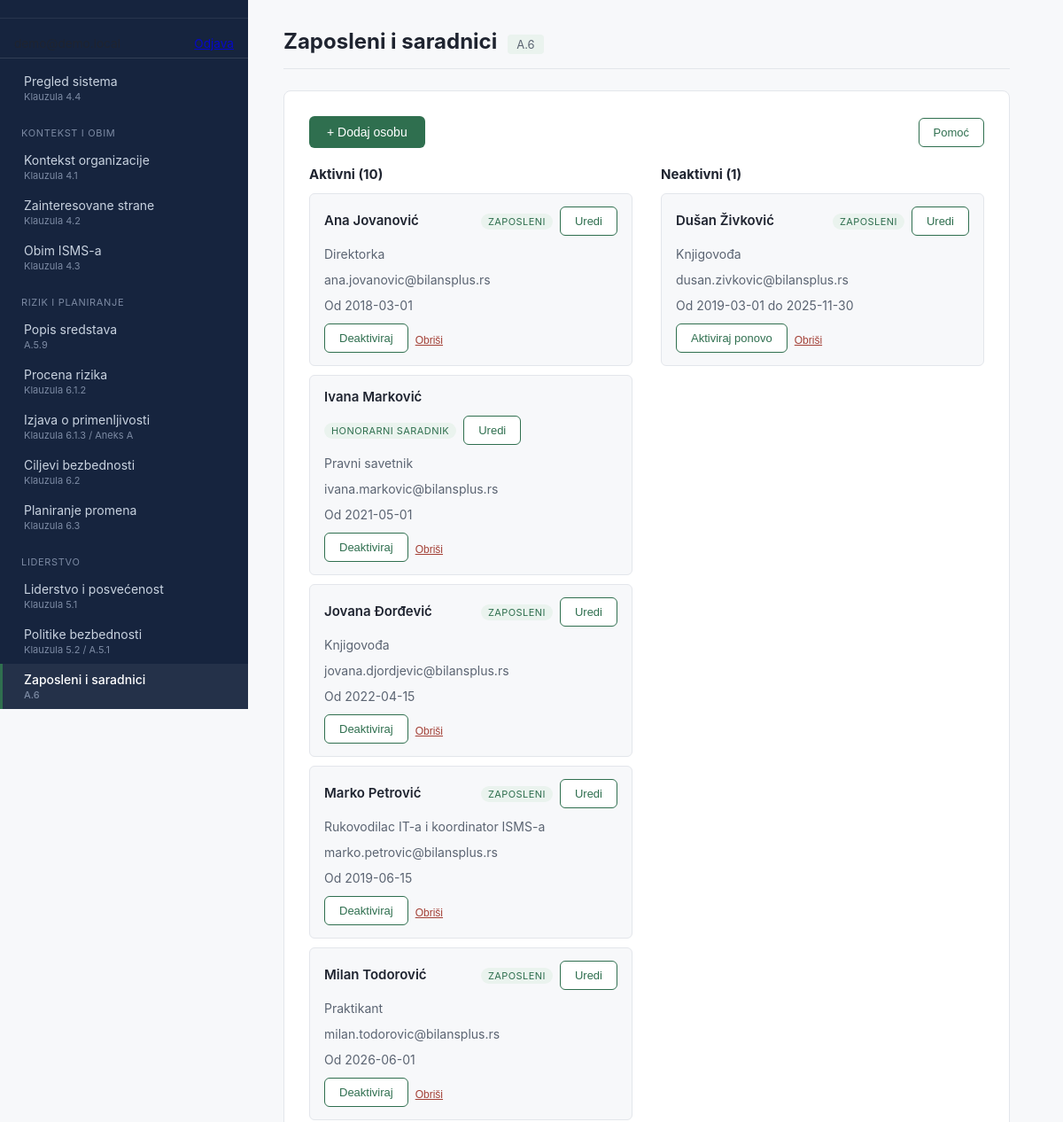
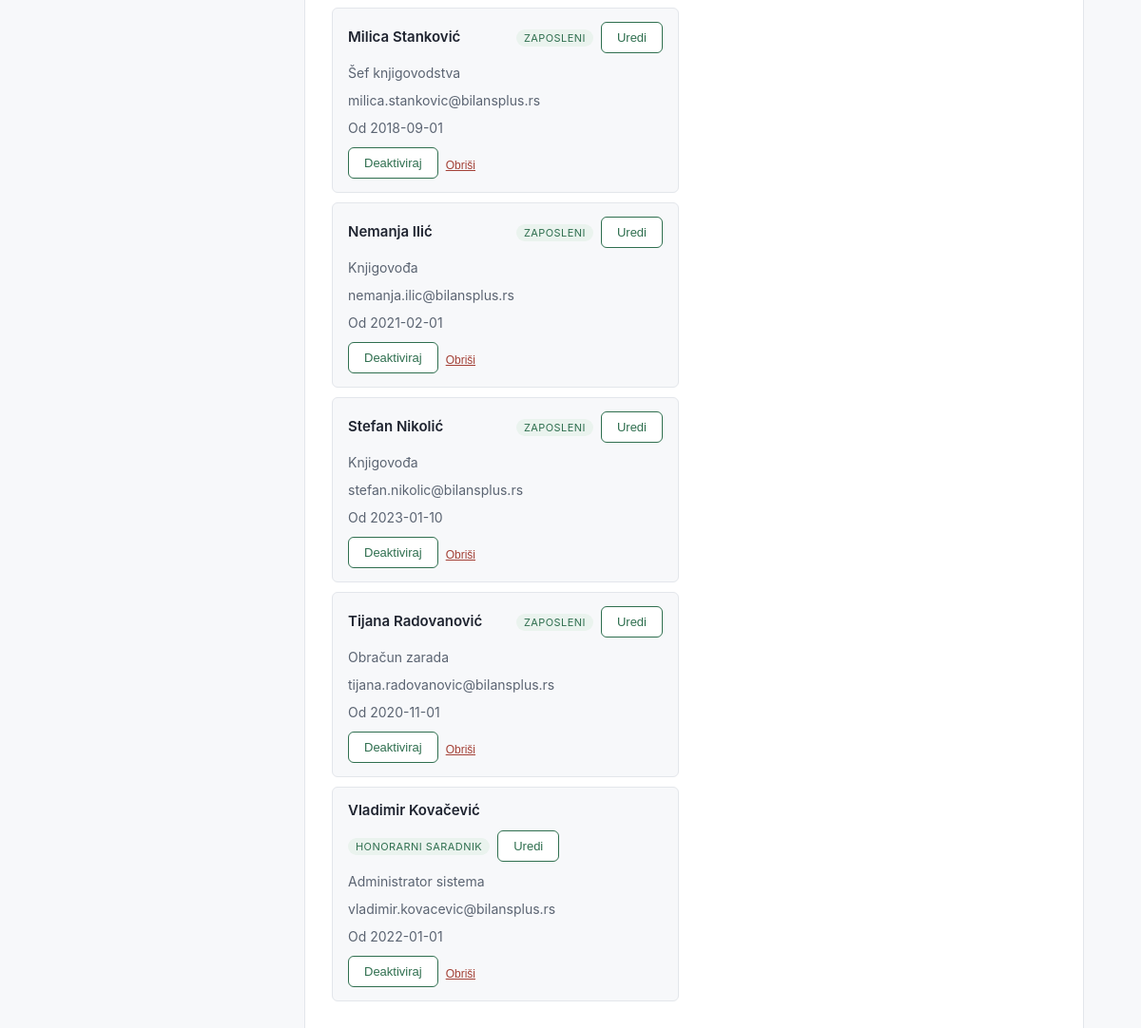
Page /?page=zaposleni (signed in) on the committed database (2 pictures, top to bottom).
### tables this page shows
CREATE TABLE personnel (
    id                  BIGINT UNSIGNED AUTO_INCREMENT PRIMARY KEY,
    organization_id     BIGINT UNSIGNED NOT NULL,
    full_name           VARCHAR(255) NOT NULL,
    email               VARCHAR(255) NULL,
    employment_type     ENUM('zaposleni','honorarni_saradnik','spoljni_dobavljac','ostalo') NOT NULL DEFAULT 'zaposleni',
    job_title           VARCHAR(255) NULL,
    start_date          DATE NULL,
    end_date            DATE NULL COMMENT 'A.6.5 - koristi se i za merenje vremena ukidanja pristupa (9.1)',
    is_active           BOOLEAN NOT NULL DEFAULT TRUE,
    created_at          TIMESTAMP NOT NULL DEFAULT CURRENT_TIMESTAMP,
    updated_at          TIMESTAMP NOT NULL DEFAULT CURRENT_TIMESTAMP ON UPDATE CURRENT_TIMESTAMP,
    FOREIGN KEY (organization_id) REFERENCES organizations(id) ON DELETE CASCADE,
    INDEX idx_personnel_org (organization_id)
);

### src/includes/person-card.php (the view, shortened to what this page needs)
<?php
$employmentTypeLabels = [
    'zaposleni'          => 'Zaposleni',
    'honorarni_saradnik' => 'Honorarni saradnik',
    'spoljni_dobavljac'  => 'Spoljni dobavljač',
    'ostalo'             => 'Ostalo',
];
?>
<div class="factor-card">
    <div class="card-header-row">
        <span class="card-title"><?= htmlspecialchars($person['full_name']) ?></span>
        <div class="button-group">
            <span class="factor-category">
                <?= htmlspecialchars($employmentTypeLabels[$person['employment_type']] ?? $person['employment_type']) ?>
            </span>
            <button type="button" class="btn-secondary"
                onclick='openEditPersonModal(<?= json_encode([
                    "id"              => (int) $person["id"],
                    "full_name"       => $person["full_name"],
                    "employment_type" => $person["employment_type"],
                    "job_title"       => $person["job_title"] ?? "",
                    "email"           => $person["email"] ?? "",
                    "start_date"      => $person["start_date"] ?? "",
                ], JSON_HEX_APOS | JSON_HEX_QUOT | JSON_HEX_TAG | JSON_HEX_AMP) ?>)'>Uredi</button>
        </div>
    </div>
    <?php if (!empty($person['job_title'])): ?>
        <p class="item-meta"><?= htmlspecialchars($person['job_title']) ?></p>
    <?php endif; ?>
    <?php if (!empty($person['email'])): ?>
        <p class="item-meta"><?= htmlspecialchars($person['email']) ?></p>
    <?php endif; ?>
    <?php if (!empty($person['start_date']) || !empty($person['end_date'])): ?>
        <p class="item-meta">
            <?php if (!empty($person['start_date'])): ?>
                Od <?= htmlspecialchars($person['start_date']) ?>
            <?php endif; ?>
            <?php if (!empty($person['end_date'])): ?>
                do <?= htmlspecialchars($person['end_date']) ?>
            <?php endif; ?>
        </p>
    <?php endif; ?>
    <div class="card-actions">
        <?php if ($person['is_active']): ?>
            <form method="post" class="factor-delete-form" onsubmit="return confirm('Označiti kao neaktivnog? Datum prestanka će biti postavljen na danas, ako već nije unet.');">
                <button type="submit" class="btn-secondary">Deaktiviraj</button>
            </form>
        <?php else: ?>
            <form method="post" class="factor-delete-form" onsubmit="return confirm('Ponovo aktivirati ovu osobu?');">
                <button type="submit" class="btn-secondary">Aktiviraj ponovo</button>
            </form>
        <?php endif; ?>
        <form method="post" class="factor-delete-form" onsubmit="return confirm('Trajno obrisati ovu osobu? Ovo briše i sve povezane zapise koji se na nju odnose (pristupi, obuke, provere...). Za nekoga ko je otišao iz firme, bolje koristi Deaktiviraj.');">
            <button type="submit" class="btn-delete">Obriši</button>
        </form>
    </div>
</div>

### src/modules/zaposleni.php (shortened to what this page needs)
<?php
$pdo = getDbConnection();
$organizationId = ensureDefaultOrganization($pdo);
$stmt = $pdo->prepare(
    'SELECT * FROM personnel WHERE organization_id = :org_id ORDER BY full_name'
);
$stmt->execute(['org_id' => $organizationId]);
$allPersonnel = $stmt->fetchAll();
$activePersonnel   = array_filter($allPersonnel, fn(array $p): bool => (bool) $p['is_active']);
$inactivePersonnel = array_filter($allPersonnel, fn(array $p): bool => !$p['is_active']);
?>
<div class="toolbar">
    <button type="button" class="btn-primary" onclick="openAddPersonModal()">+ Dodaj osobu</button>
    <button type="button" class="btn-secondary" onclick="openHelpModal()">Pomoć</button>
</div>
<div class="factor-columns">
    <div class="factor-column">
        <h3>Aktivni (<?= count($activePersonnel) ?>)</h3>
        <?php if (empty($activePersonnel)): ?>
            <p class="empty-state">Još uvek nema unetih aktivnih osoba.</p>
        <?php else: ?>
            <?php foreach ($activePersonnel as $person): ?>
                <?php include __DIR__ . '/../includes/person-card.php'; ?>
            <?php endforeach; ?>
        <?php endif; ?>
    </div>
    <div class="factor-column">
        <h3>Neaktivni (<?= count($inactivePersonnel) ?>)</h3>
        <?php if (empty($inactivePersonnel)): ?>
            <p class="empty-state">Nema deaktiviranih osoba.</p>
        <?php else: ?>
            <?php foreach ($inactivePersonnel as $person): ?>
                <?php include __DIR__ . '/../includes/person-card.php'; ?>
            <?php endforeach; ?>
        <?php endif; ?>
    </div>
</div>

### src/assets/style.css (style rules this page uses)
:root { --color-bg: #f7f8fa; --color-surface: #ffffff; --color-sidebar: #16243e; --color-sidebar-text: #c9d3e0; --color-sidebar-text-muted: #7c8aa3; --color-accent: #2f6f4f; --color-accent-soft: #eaf3ee; --color-warning: #9a6b12; --color-warning-soft: #fbf1de; --color-danger: #a34036; --color-danger-soft: #fbeae7; --color-text: #1f2430; --color-text-muted: #5b6472; --color-border: #e3e6eb; --sidebar-width: 280px; }
* { box-sizing: border-box; }
body { margin: 0; font-family: -apple-system, BlinkMacSystemFont, "Segoe UI", Roboto, sans-serif; background: var(--color-bg); color: var(--color-text); }
.btn-primary { background: var(--color-accent); color: #ffffff; border: none; border-radius: 6px; padding: 10px 20px; font-size: 14px; font-weight: 500; cursor: pointer; }
.btn-secondary { background: var(--color-surface); color: var(--color-accent); border: 1px solid var(--color-accent); border-radius: 6px; padding: 8px 16px; font-size: 13px; font-weight: 500; cursor: pointer; }
.btn-delete { background: none; border: none; color: #a34036; font-size: 12px; cursor: pointer; padding: 0; text-decoration: underline; }
.factor-columns { display: grid; grid-template-columns: 1fr 1fr; gap: 32px; }
.factor-column h3 { font-size: 15px; margin: 0 0 12px; }
.factor-card { background: var(--color-bg); border: 1px solid var(--color-border); border-radius: 6px; padding: 14px 16px; margin-bottom: 10px; }
.factor-card p { margin: 6px 0 8px; font-size: 14px; line-height: 1.5; }
.factor-category { display: inline-block; font-size: 11px; text-transform: uppercase; letter-spacing: 0.04em; color: var(--color-accent); background: var(--color-accent-soft); padding: 2px 8px; border-radius: 999px; }
.factor-delete-form { margin: 0; }
.card-header-row { display: flex; align-items: baseline; justify-content: space-between; flex-wrap: wrap; gap: 12px; margin-bottom: 10px; }
.card-title { font-size: 15px; font-weight: 600; }
.card-actions { display: flex; align-items: center; gap: 8px; flex-wrap: wrap; margin-top: 10px; }
.item-meta { font-size: 12px; color: var(--color-text-muted); }
.button-group { display: flex; align-items: center; gap: 8px; }
.toolbar { display: flex; align-items: center; justify-content: space-between; gap: 8px; flex-wrap: wrap; margin-bottom: 20px; }

### rows in the picture
personnel: full_name "Ana Jovanović", employment_type "ZAPOSLENI", job_title "Direktorka", email "ana.jovanovic@bilansplus.rs", start_date "2018-03-01"
personnel: full_name "Ivana Marković", employment_type "HONORARNI SARADNIK", job_title "Pravni savetnik", email "ivana.markovic@bilansplus.rs", start_date "2021-05-01"
personnel: full_name "Jovana Đorđević", employment_type "ZAPOSLENI", job_title "Knjigovođa", email "jovana.djordjevic@bilansplus.rs", start_date "2022-04-15"
personnel: full_name "Marko Petrović", employment_type "ZAPOSLENI", job_title "Rukovodilac IT-a i koordinator ISMS-a", email "marko.petrovic@bilansplus.rs", start_date "2019-06-15"
personnel: full_name "Milan Todorović", employment_type "ZAPOSLENI", job_title "Praktikant", email "milan.todorovic@bilansplus.rs", start_date "2026-06-01"
personnel: full_name "Milica Stanković", employment_type "ZAPOSLENI", job_title "Šef knjigovodstva", email "milica.stankovic@bilansplus.rs", start_date "2018-09-01"
personnel: full_name "Nemanja Ilić", employment_type "ZAPOSLENI", job_title "Knjigovođa", email "nemanja.ilic@bilansplus.rs", start_date "2021-02-01"
personnel: full_name "Stefan Nikolić", employment_type "ZAPOSLENI", job_title "Knjigovođa", email "stefan.nikolic@bilansplus.rs", start_date "2023-01-10"
personnel: full_name "Tijana Radovanović", employment_type "ZAPOSLENI", job_title "Obračun zarada", email "tijana.radovanovic@bilansplus.rs", start_date "2020-11-01"
personnel: full_name "Vladimir Kovačević", employment_type "HONORARNI SARADNIK", job_title "Administrator sistema", email "vladimir.kovacevic@bilansplus.rs", start_date "2022-01-01"
personnel: full_name "Dušan Živković", employment_type "ZAPOSLENI", job_title "Knjigovođa", email "dusan.zivkovic@bilansplus.rs", start_date "2019-03-01", end_date "2025-11-30"

### other values in the picture
$item['title'] "Pregled sistema"
$item['iso_ref'] "Klauzula 4.4"
$lastGroup "KONTEKST I OBIM"
$item['title'] "Kontekst organizacije"
$item['iso_ref'] "Klauzula 4.1"
$item['title'] "Zainteresovane strane"
$item['iso_ref'] "Klauzula 4.2"
$item['title'] "Obim ISMS-a"
$item['iso_ref'] "Klauzula 4.3"
$lastGroup "RIZIK I PLANIRANJE"
$item['title'] "Popis sredstava"
$item['iso_ref'] "A.5.9"
$item['title'] "Procena rizika"
$item['iso_ref'] "Klauzula 6.1.2"
$item['title'] "Izjava o primenljivosti"
